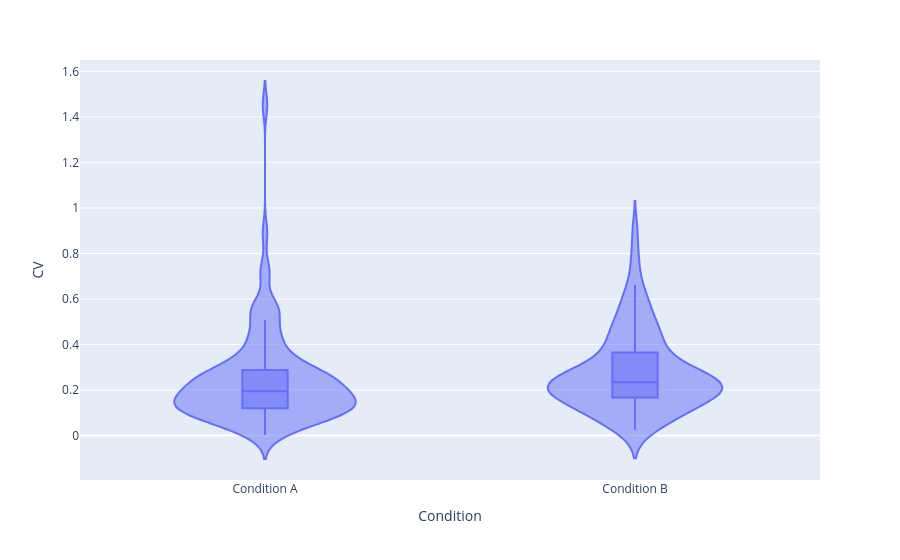

Notebook source saved alongside this figure:
### Code cell
figures["cv"].show()

### Figure 1 — Plotly figure (JSON) as saved in the notebook; plotly's stock layout.template omitted (floating-point values rounded to 4 significant figures; data arrays with more than 128 entries replaced by an {"elided": "..."} marker saying what was removed)
{"data": [{"alignmentgroup": "True", "box": {"visible": true}, "hovertemplate": "Condition=%{x}<br>CV=%{y}<extra></extra>", "legendgroup": "", "marker": {"color": "#636efa"}, "name": "", "offsetgroup": "", "orientation": "v", "points": false, "scalegroup": "True", "showlegend": false, "type": "violin", "x": {"elided": "197 str values"}, "x0": " ", "xaxis": "x", "y": {"elided": "197 float values"}, "y0": " ", "yaxis": "y"}], "layout": {"legend": {"tracegroupgap": 0}, "margin": {"t": 60}, "violinmode": "group", "xaxis": {"anchor": "y", "domain": [0, 1], "title": {"text": "Condition"}}, "yaxis": {"anchor": "x", "domain": [0, 1], "title": {"text": "CV"}}}}
